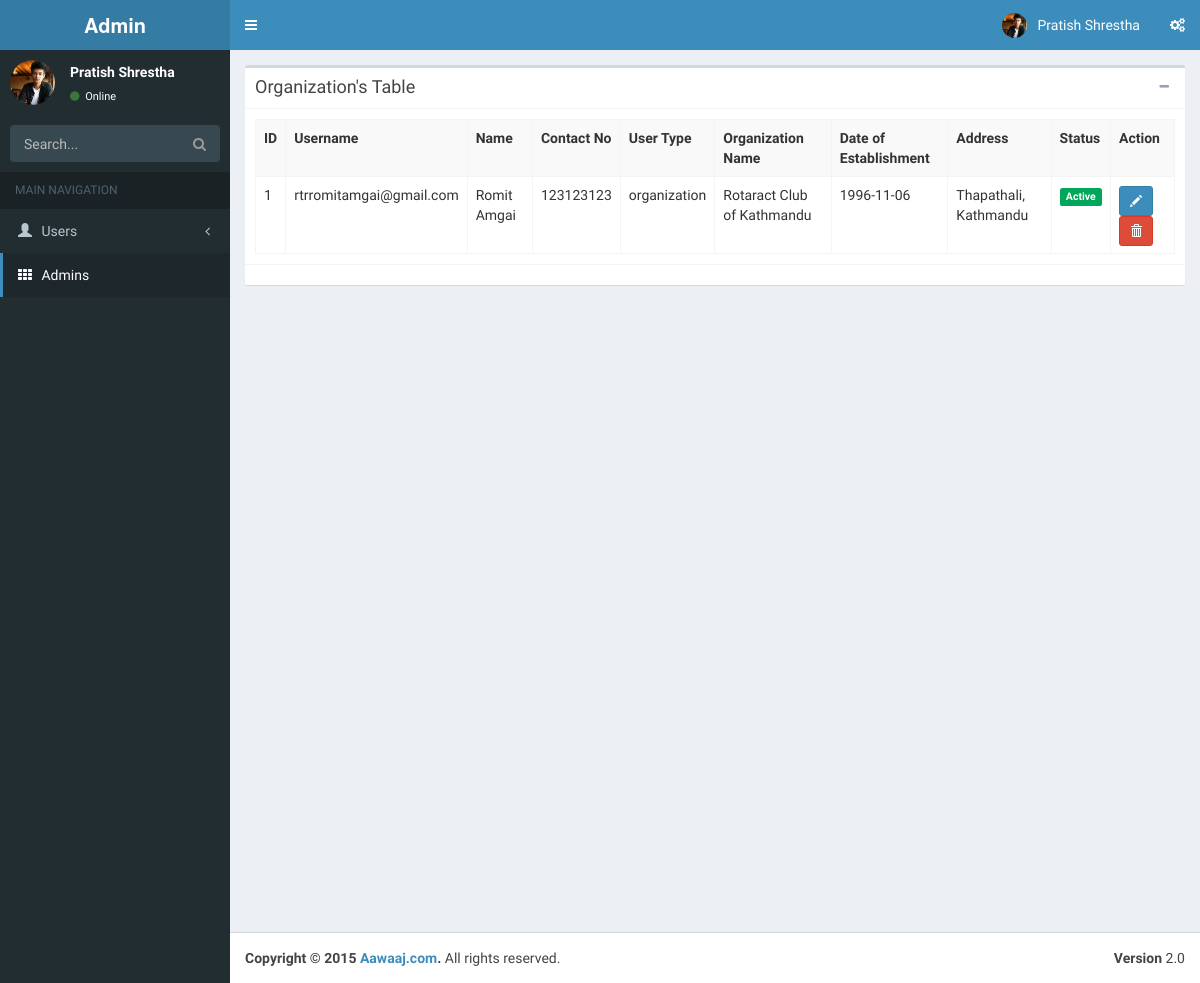
Page /admin/index.php?page=org on the committed database.
### tables this page shows
CREATE TABLE IF NOT EXISTS `organization` (
  `org_id` int(11) NOT NULL AUTO_INCREMENT,
  `name` varchar(40) NOT NULL,
  `doe` varchar(20) NOT NULL,
  `img` varchar(100) NOT NULL,
  `address` varchar(60) NOT NULL,
  `objective` text NOT NULL,
  `type` enum('organization') NOT NULL,
  `u_id` int(11) DEFAULT NULL,
  PRIMARY KEY (`org_id`),
  KEY `u_id` (`u_id`)
);

CREATE TABLE IF NOT EXISTS `user` (
  `user_id` int(11) NOT NULL AUTO_INCREMENT,
  `user_name` varchar(30) NOT NULL,
  `first_name` varchar(20) NOT NULL,
  `last_name` varchar(20) NOT NULL,
  `contact_number` int(30) NOT NULL,
  `user_type` enum('generalUser','organization','welfare') NOT NULL,
  `user_status` tinyint(1) NOT NULL,
  `user_hash` varchar(255) DEFAULT NULL,
  PRIMARY KEY (`user_id`),
  UNIQUE KEY `user_name` (`user_name`)
);

### admin/views/admin/container.php (called while the page is built)
<?php
include_once(ROOT_PATH."admin/views/admin/header.php");
include_once(ROOT_PATH."admin/views/admin/".$view_page.".php");
include_once(ROOT_PATH."admin/views/admin/footer.php");

### admin/system/repository/organizationrepository.class.php (called while the page is built, shortened)
<?php
	class OrganizationRepository{
		private $db;
		public function __construct(){
			$this->db = new DBConnection();
		}
		public function get_all(){
			$user_list = array();
			$this->db->connect();
			$sql = "SELECT user_id,user_name,first_name,last_name,contact_number,user_type,user_status,name,doe,img,address,objective FROM user INNER JOIN organization ON user_id = u_id";
			$result = $this->db->fetchquery($sql);
			while($row = $result->fetch_assoc()){
				$user = new User();
				$user->set_user_id($row['user_id']);
				$user->set_user_name($row['user_name']);
				$user->set_first_name($row['first_name']);
				$user->set_last_name($row['last_name']);
				$user->set_contact_number($row['contact_number']);
				$user->set_user_type($row['user_type']);
				$user->set_user_status($row['user_status']);
				$user->set_name($row['name']);
				$user->set_doe($row['doe']);
				$user->set_img($row['img']);
				$user->set_address($row['address']);
				$user->set_objective($row['objective']);
				array_push($user_list,$user);
			}
			return $user_list;
		}
	}
?>

### admin/system/dbUtil/dbconnection.class.php (called while the page is built, shortened)
<?php
	class DBConnection{
		private $conn;
		public function connect(){
			$this->conn = new mysqli(HOSTNAME,USERNAME,PASSWORD,DATABASE);
		}
		public function fetchquery($sql){
			return $this->conn->query($sql);
		}
	}
?>

### admin/system/model/user.class.php (called while the page is built, shortened)
<?php
	class User{
		private $user_id;
		private $user_name;
		private $first_name;
		private $last_name;
		private $contact_number;
		private $user_type;
		private $user_status;
		private $name;
		private $doe;
		private $address;
		public function get_user_id(){
			return $this->user_id;
		}
		public function set_user_id($user_id){
			$this->user_id = $user_id;
		}
		public function get_user_name(){
			return $this->user_name;
		}
		public function set_user_name($user_name){
			$this->user_name = $user_name;
		}
		public function get_first_name(){
			return $this->first_name;
		}
		public function set_first_name($first_name){
			$this->first_name = $first_name;
		}
		public function get_last_name(){
			return $this->last_name;
		}
		public function set_last_name($last_name){
			$this->last_name = $last_name;
		}
		public function get_contact_number(){
			return $this->contact_number;{}
		}
		public function set_contact_number($contact_number){
			$this->contact_number = $contact_number;
		}
		public function get_user_type(){
			return $this->user_type;
		}
		public function set_user_type($user_type){
			$this->user_type = $user_type;
		}
		public function get_user_status(){
			return $this->user_status ;
		}
		public function set_user_status($user_status){
			$this->user_status = $user_status;
		}
		public function  get_name(){
			return $this->name;
		}
		public function set_name($name){
			$this->name = $name;
		}
		public function get_doe(){
			return $this->doe;
		}
		public function set_doe($doe){
			$this->doe = $doe;
		}
		public function  get_address(){
			return $this->address;
		}
		public function set_address($address){
			$this->address = $address;
		}
	}
?>

### admin/views/admin/organizationview/index.php (the view, shortened to what this page needs)
<section class="content">
  <div class="box">
    <div class="box-header with-border">
      <h3 class="box-title">Organization's Table</h3>
      <div class="box-tools pull-right">
        <button class="btn btn-box-tool" data-widget="collapse" data-toggle="tooltip" title="Collapse"><i class="fa fa-minus"></i></button>
      </div>
    </div>
    <div class="box-body">
      <table class="table table-bordered table-hover table-striped">
        <tr>
          <th>ID</th>
          <th>Username</th>
          <th>Name</th>
          <th>Contact No</th>
          <th>User Type</th>
          <th>Organization Name</th>
          <th>Date of Establishment</th>
          <th>Address</th>
          <th>Status</th>
          <th>Action</th>
         <?php
        $id=1;
        foreach($this->organizationrepository->get_all() as $user){
         ?>
        <tr>
          <td><?php echo $id++?></td>
          <td><?php echo $user->get_user_name();?></td>
          <td><?php echo $user->get_first_name();?> <?php echo $user->get_last_name();?></td>
          <td><?php echo $user->get_contact_number();?></td>
          <td><?php echo $user->get_user_type();?></td>
          <td><?php echo $user->get_name();?></td>
          <td><?php echo $user->get_doe();?></td>
          <td><?php echo $user->get_address();?></td>
          <?php if($user->get_user_status()==1){
            ?>
             <td><span class="label label-success">Active</span></td>
           <?php
           }else{
        ?>
          <td><span class="label label-danger">Inactive</span></td>
        <?php
         }
         ?>
          <td><a href="<?php echo BASE_URL;?>/index.php?page=org&m=edit&id=<?php echo $user->get_user_id();?>" class="btn btn-primary btn-sm glyphicon glyphicon-pencil"></a>
              <a href="<?php echo BASE_URL;?>/index.php?page=org&m=delete&id=<?php echo $user->get_user_id();?>" class="btn btn-danger btn-sm glyphicon glyphicon-trash" onclick="return confirm('Are you sure?')"></a></td>
        </tr>
        <?php
        }
          ?>
      </table>
    </div>
    <div class="box-footer">
    </div>
  </div>
</section>

### rows in the picture
organization: u.user_name "rtrromitamgai@gmail.com", u.first_name "Romit", u.last_name "Amgai", u.contact_number "123123123", u.user_type "organization", name "Rotaract Club of Kathmandu", doe "1996-11-06", address "Thapathali, Kathmandu"
